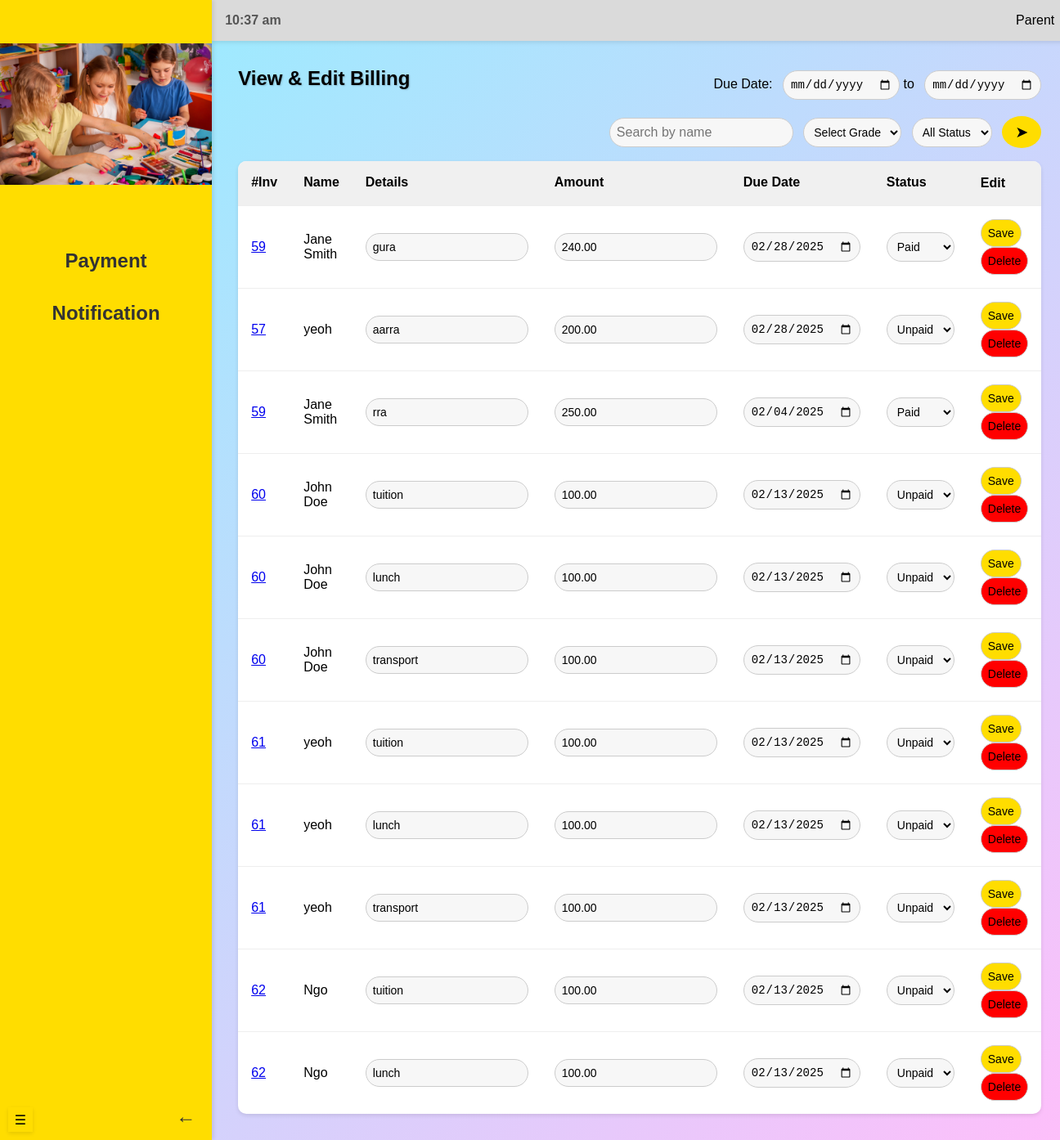
The page /admin/viewBilling (signed in) on the database its author committed.
### models.py (models this page shows, shortened)
class Fee(db.Model):
    __tablename__ = 'fees'
    id = db.Column(db.Integer, primary_key=True, autoincrement=True)
    student_id = db.Column(db.Integer, db.ForeignKey('students.id'), nullable=False)
    create_date = db.Column(db.Date, default=func.current_date())
    due_date = db.Column(db.Date, nullable=False)
    amount = db.Column(NUMERIC(10, 2), nullable=False)
    fee_type = db.Column(db.String(100), nullable=False)
    status = db.Column(db.Enum('unpaid', 'paid', name='fee_status'), default='unpaid')
    invoice_id = db.Column(db.Integer, db.ForeignKey('invoices.id'), nullable=True)
    invoice = db.relationship('Invoice', back_populates='fees')

class Invoice(db.Model):
    __tablename__ = 'invoices'
    id = db.Column(db.Integer, primary_key=True, autoincrement=True)
    total_amount = db.Column(NUMERIC(10, 2), nullable=False)
    flag = db.Column(db.Boolean, default=False)  # True if paid before the due date
    fees = db.relationship('Fee', back_populates='invoice', lazy='joined')

class Student(db.Model):
    __tablename__ = 'students'
    id = db.Column(db.Integer, primary_key=True, autoincrement=True)
    name = db.Column(db.String(255), nullable=False)
    grade = db.Column(db.String(50), nullable=False)
    dob = db.Column(db.Date, nullable=False)
    transport = db.Column(db.Boolean, default=False)
    user_id = db.Column(db.Integer, db.ForeignKey('users.id'), nullable=False)
    fees = db.relationship('Fee', backref='student', cascade='all, delete-orphan')

### routes/admin_routes.py (the view)
@admin_blueprint.route("/viewBilling", methods=["GET"])
@login_required
def viewBilling():
    student_name = request.args.get("student_name")
    grade = request.args.get("grade")
    status = request.args.get("status")
    start_date = request.args.get("start_date")
    end_date = request.args.get("end_date")
    fees, error = view_billing(student_name, grade, status, start_date, end_date)
    if error:
        fees = []
        return jsonify({"error": error}), 400
    return render_template("viewBilling.html", fees=fees)

### app.py (called while the page is built)
@login_manager.user_loader
def load_user(user_id):
    return User.query.get(int(user_id))

### templates/viewBilling.html (shortened to what this page needs)
{% if current_user.role == 'teacher' %}
{% extends "teacherBase.html" %}
{% elif current_user.role == 'admin'%}
{% extends "adminBase.html" %}
{% elif current_user.role == 'accountant' %}
{% extends "accountantBase.html" %}
{% elif current_user.role == 'parent'%}
{% extends "parentBase.html" %}
{% endif %}
{% block header %}
<link rel="stylesheet" href="{{ url_for('static', filename='viewBilling.css') }}">
{% endblock %}
{% block content %}
<section class="content">
    <div class="header-container">
        <form method="GET" action="{{ url_for('accountant.viewBilling') }}">
            <div class="header-top">
                <h1>View & Edit Billing</h1>
                <div class="date-filters">
                    <span>Due Date:</span>
                    <input type="date" name="start_date" value="{{ request.args.get('start_date', '') }}"
                        placeholder="Start Due Date">
                    <span> to </span>
                    <input type="date" name="end_date" value="{{ request.args.get('end_date', '') }}"
                        placeholder="End Date">
                </div>
            </div>
            <div class="search-bar">
                <input type="text" name="student_name" placeholder="Search by name"
                    value="{{ request.args.get('student_name', '') }}">
                <select id="grade" name="grade">
                    <option value="">Select Grade</option>
                </select>
                <select name="status">
                    <option value="">All Status</option>
                </select>
                <button>&#x27A4;</button>
            </div>
        </form>
    </div>
    <table id="myTable2">
        <thead>
            <tr>
                <th onclick="sortTable(0)">#Inv </th>
                <th onclick="sortTable(1)">Name </th>
                <th onclick="sortTable(2)">Details </th>
                <th onclick="sortTable(3)">Amount </th>
                <th onclick="sortTable(4)">Due Date </th>
                <th onclick="sortTable(5)">Status </th>
                <th>Edit</th>
            </tr>
        </thead>
        <tbody>
            {% if fees %}
            {% for fee in fees %}
            <tr>
                <td>
                    <a href="{{ url_for('accountant.invoice_details', invoice_id=fee.invoice.id) }}">{{ fee.invoice.id }}</a>
                </td>
                <td>
                    <span class="name">{{ fee.student.name }}</span>
                </td>
                <td>
                    <input type="text" class="details" data-id="{{ fee.id }}" value="{{ fee.fee_type }}">
                </td>
                <td>
                    <input type="number" class="amount" data-id="{{ fee.id }}" value="{{ fee.amount }}">
                </td>
                <td>
                    <input type="date" class="dueDate" data-id="{{ fee.id }}" value="{{ fee.due_date }}">
                </td>
                <td>
                    <select class="status" data-id="{{ fee.id }}">
                        <option value="unpaid" {% if fee.status=='unpaid' %}selected{% endif %}>Unpaid</option>
                        <option value="paid" {% if fee.status=='paid' %}selected{% endif %}>Paid</option>
                    </select>
                </td>
                <td class="edit">
                    <button class="update-btn" data-id="{{ fee.id }}">Save</button>
                    <button class="delete-btn" data-id="{{ fee.id }}">Delete</button>
                </td>
            </tr>
            {% endfor %}
            {% else %}
            <tr>
                <td colspan="7">No fee records found.</td>
            </tr>
            {% endif %}
        </tbody>
    </table>
</section>
</div>
{% endblock %}

### static/viewBilling.css (style rules this page uses)
html { opacity: 0; animation: fadeIn 0.5s ease-in-out forwards; }
body { margin: 0; font-family: Arial, sans-serif; display: flex; height: 100vh; background: linear-gradient(135deg, #93efff, #fdbffa); transition: margin-left 0.3s ease; overflow: hidden; }
select { flex: 1; padding: 8px; border: 1px solid #ccc; border-radius: 20px; font-size: 14px; background: #f7f7f7; }
.header-container, .header-container form { width: 100%; margin-bottom: 1rem; }
.header-top { width: 100%; display: flex; align-items: center; }
.header-top h1 { margin: 0; }
.search-bar { width: 100%; text-align: right; margin-top: 1rem; }
.search-bar input { padding: 0.5rem; border: 1px solid #ccc; border-radius: 20px; outline: none; font-size: 1rem; }
.search-bar button { padding: 0.5rem 1rem; background: #FFDD00; border: none; border-radius: 50%; cursor: pointer; font-size: 1.2rem; transition: background 0.3s; }
.search-bar input, .search-bar select, .search-bar button { display: inline-block; vertical-align: middle; margin-left: 0.5rem; }
.search-bar input:first-child { margin-left: 0; }
.date-filters { text-align: right; display: inline-block; margin-left: auto; }
.date-filters input { display: inline-block; margin-left: 0.5rem; }
.content { padding: 2rem; overflow-y: auto; }
.content h1 { margin-bottom: 1rem; font-size: 1.5rem; text-shadow: 1px 1px 2px rgba(0, 0, 0, 0.2); }
table { width: 100%; border-collapse: collapse; background: #fff; box-shadow: 0 2px 5px rgba(0, 0, 0, 0.1); border-radius: 10px; overflow: hidden; }
table th, table td { text-align: left; padding: 1rem; border-bottom: 1px solid #eee; }
table th { background: #f0f0f0; font-weight: bold; cursor: pointer; user-select: none; }
table tbody tr:last-child td { border-bottom: none; }
input { flex: 1; padding: 8px; border: 1px solid #ccc; border-radius: 20px; font-size: 14px; background: #f7f7f7; }
.update-btn { flex: 1; padding: 8px; border: 1px solid #ccc; border-radius: 20px; font-size: 14px; background: #ffdd00; cursor: pointer; }
.delete-btn { flex: 1; padding: 8px; border: 1px solid #ccc; border-radius: 20px; font-size: 14px; background: red; cursor: pointer; }

### rows shown on the page
Fee: invoice.id "59", student.name "Jane Smith", fee_type "gura", amount "240.00", due_date "02/28/2025", status+id "Paid"
Fee: invoice.id "57", student.name "yeoh", fee_type "aarra", amount "200.00", due_date "02/28/2025", status+id "Unpaid"
Fee: invoice.id "59", student.name "Jane Smith", fee_type "rra", amount "250.00", due_date "02/04/2025", status+id "Paid"
Fee: invoice.id "60", student.name "John Doe", fee_type "tuition", amount "100.00", due_date "02/13/2025", status+id "Unpaid"
Fee: invoice.id "60", student.name "John Doe", fee_type "lunch", amount "100.00", due_date "02/13/2025", status+id "Unpaid"
Fee: invoice.id "60", student.name "John Doe", fee_type "transport", amount "100.00", due_date "02/13/2025", status+id "Unpaid"
Fee: invoice.id "61", student.name "yeoh", fee_type "tuition", amount "100.00", due_date "02/13/2025", status+id "Unpaid"
Fee: invoice.id "61", student.name "yeoh", fee_type "lunch", amount "100.00", due_date "02/13/2025", status+id "Unpaid"
Fee: invoice.id "61", student.name "yeoh", fee_type "transport", amount "100.00", due_date "02/13/2025", status+id "Unpaid"
Fee: invoice.id "62", student.name "Ngo", fee_type "tuition", amount "100.00", due_date "02/13/2025", status+id "Unpaid"
Fee: invoice.id "62", student.name "Ngo", fee_type "lunch", amount "100.00", due_date "02/13/2025", status+id "Unpaid"
